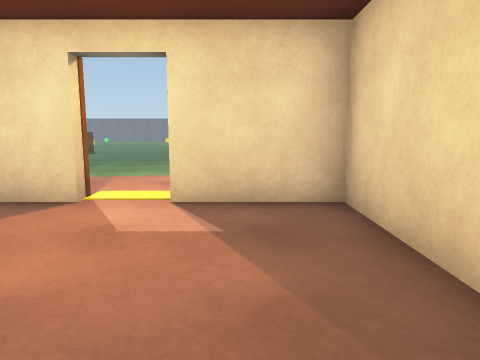
View 1 (above)

19 first-person views from a walk through a Unity game level. The camera is 1.2 m above the floor, tilts 8° down and sees 70° across. The floor is counted in squares, 1 m on a side. Each view is taken from the middle of a square. On the plan, view 1 faces up. The plan holds only what a view shows up to about 14 squares ahead; the rest is blank. The place goes on beyond the plan. The player character is not drawn. Surface patterns are stand-ins for the level's own textures.

View 2
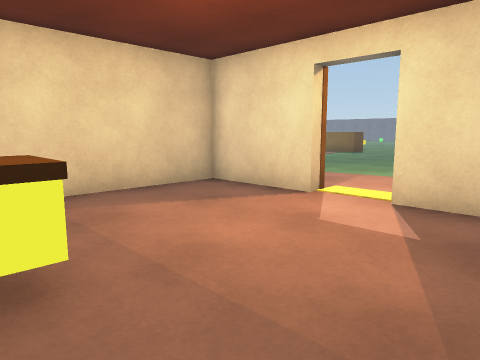

View 3
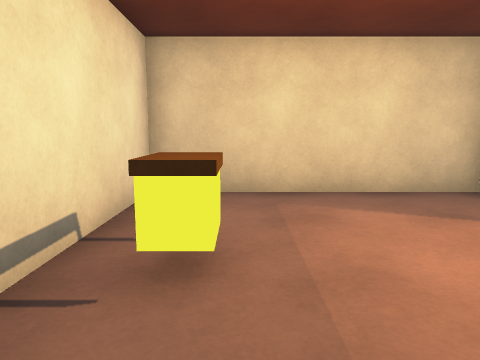

View 4
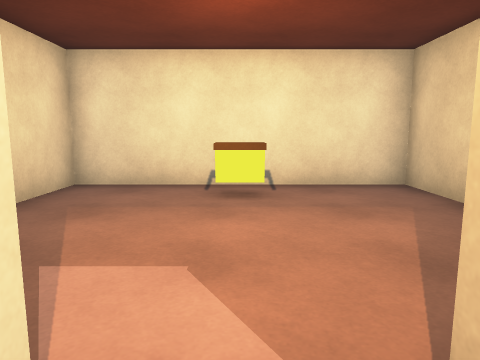

View 5
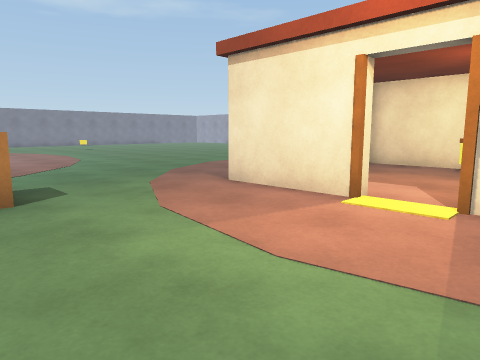

View 6
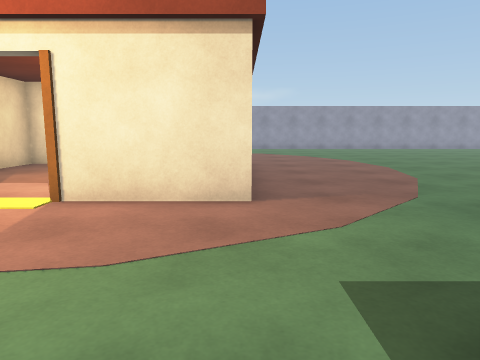

View 7
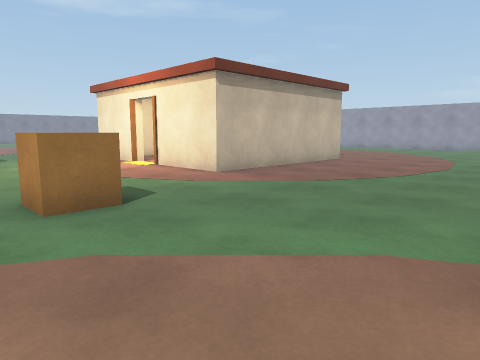

View 8
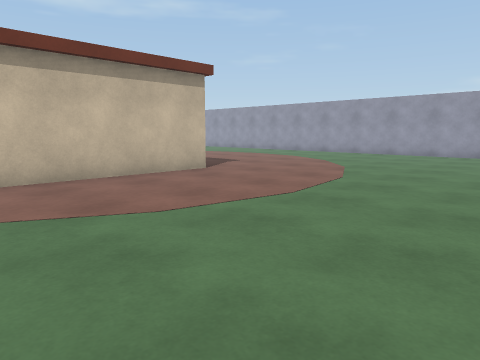

View 9
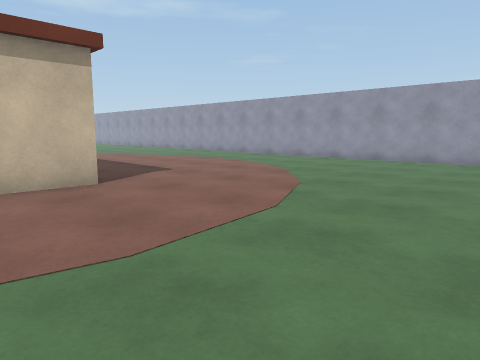

View 10
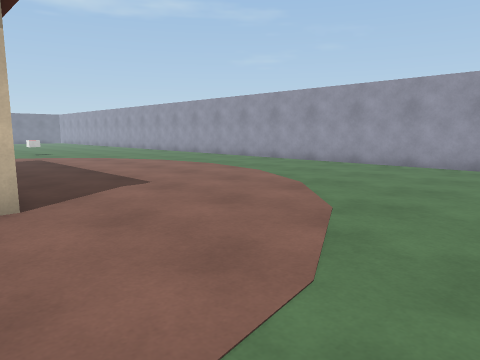

View 11
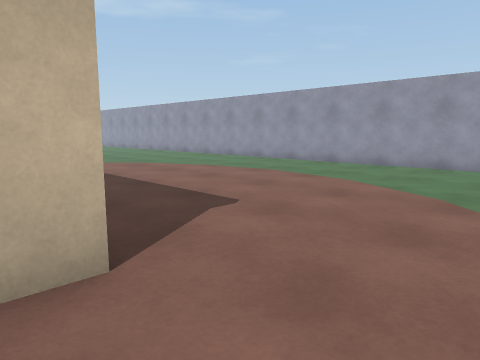

View 12
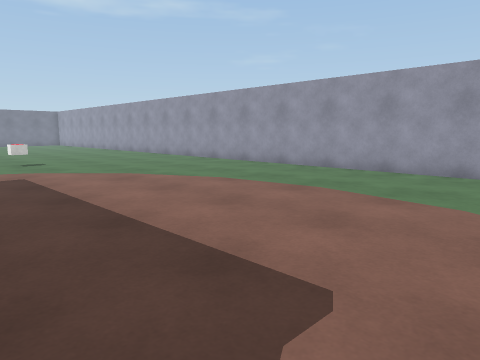

View 13
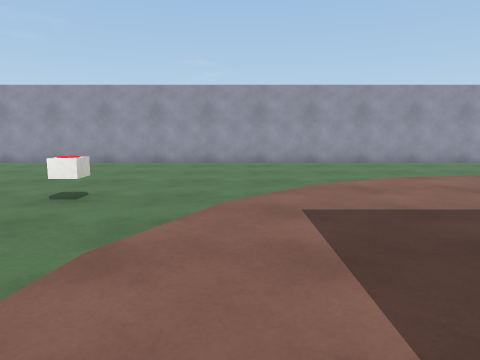

View 14
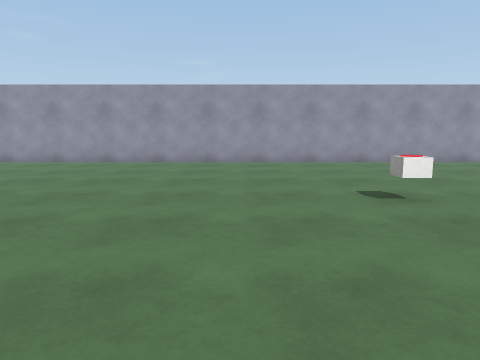

View 15
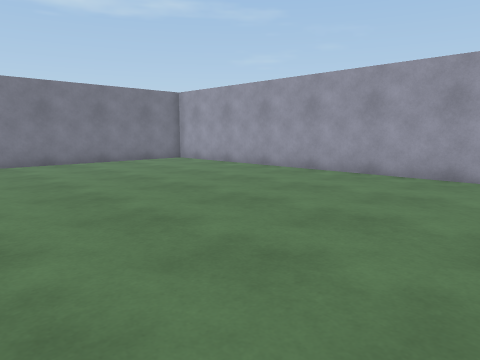

View 16
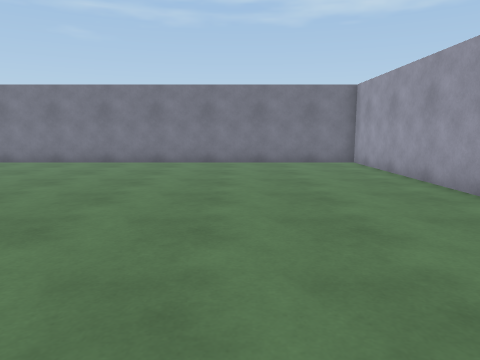

View 17
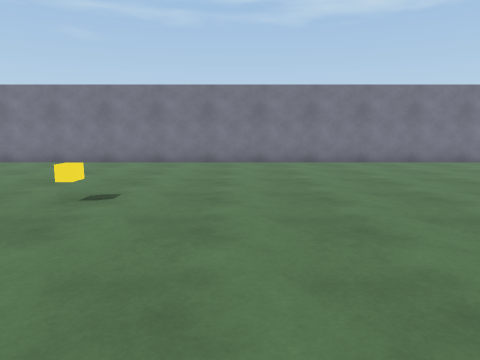

View 18
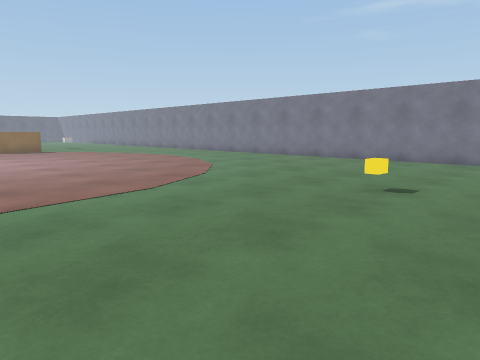

View 19
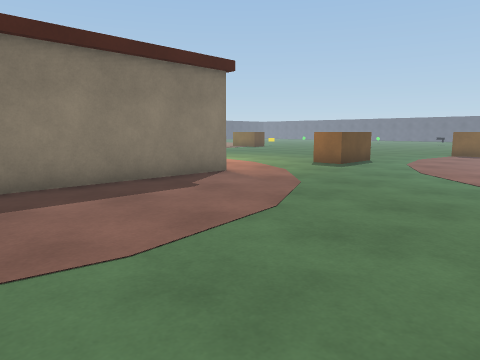

### Floor plan
Key: @ floor where view 1 was taken; # wall or solid block; . floor; O other object.
Columns run from 15 left of view 1 to 28 right of it. Each row starts with its distance up from view 1.
 13  . ..    ....     O ...       ......
 12   .............   O.....      .......
 11  ......O..........O.....      ........
 10  .......................      ........
  9   ..........................  .........   .#
  8   .......................... ..............#
  7   .........................  ..............#
  6 . .......OOOO.OOOO.......    ..............#
  5  ........O.......O.......    ..............#
  4 .........O.......O.......    ..............#
  3 .........O.......O.......   .......O.......#
  2  ........O.......O........  ...............#
  1  ........O...O...O.........  ..............#
  0  ........O...O.@.O.......   ...............#
 -1 .........OOOOOOOOO...........  ............#
 -2 ...............   ...........  ............#
 -3   ............................ ............#
 -4   .........................................#
 -5   .....................O...................#
 -6   .........................................#
 -7   .........................................#
 -8    ........................................#
 -9    ........................................#
-10    ........................................#
-11    ........................................#
-12     .......................................#
-13     ########################################

Positions as (right, up) in squares from view 1, and headings:
1: (0, 0), facing up
2: (1, 0), facing up-left
3: (1, 1), facing left
4: (-2, 7), facing down
5: (-4, 12), facing down-right
6: (-6, 12), facing down
7: (-14, 13), facing down-right
8: (-15, 6), facing down-right
9: (-14, 2), facing down-right
10: (-12, 0), facing down-right
11: (-9, 0), facing down-right
12: (-6, -2), facing down-right
13: (5, 1), facing down
14: (11, 1), facing down
15: (14, -3), facing down-right
16: (14, -8), facing right
17: (14, 0), facing right
18: (13, 0), facing up-right
19: (10, -1), facing up-left
